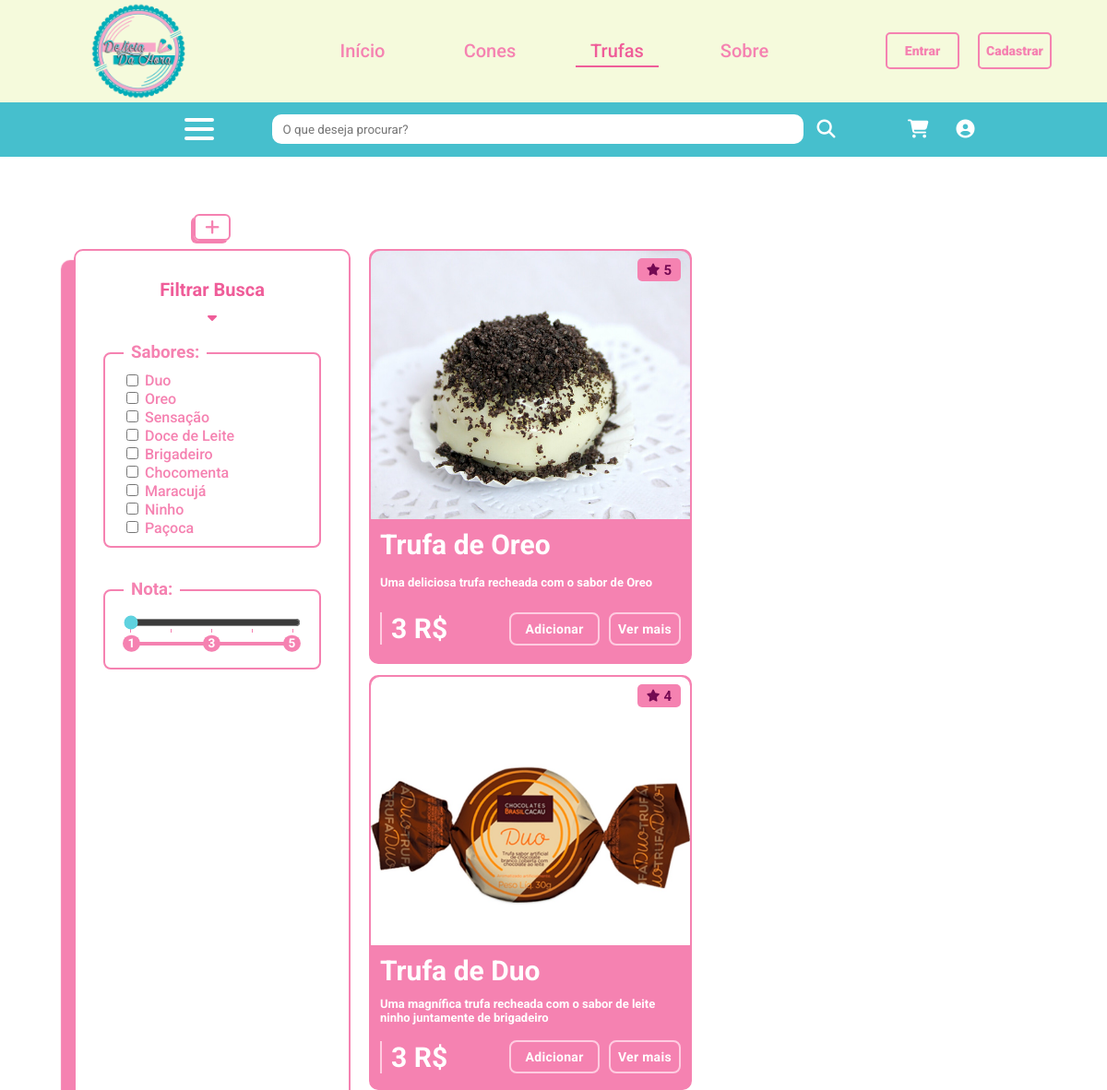
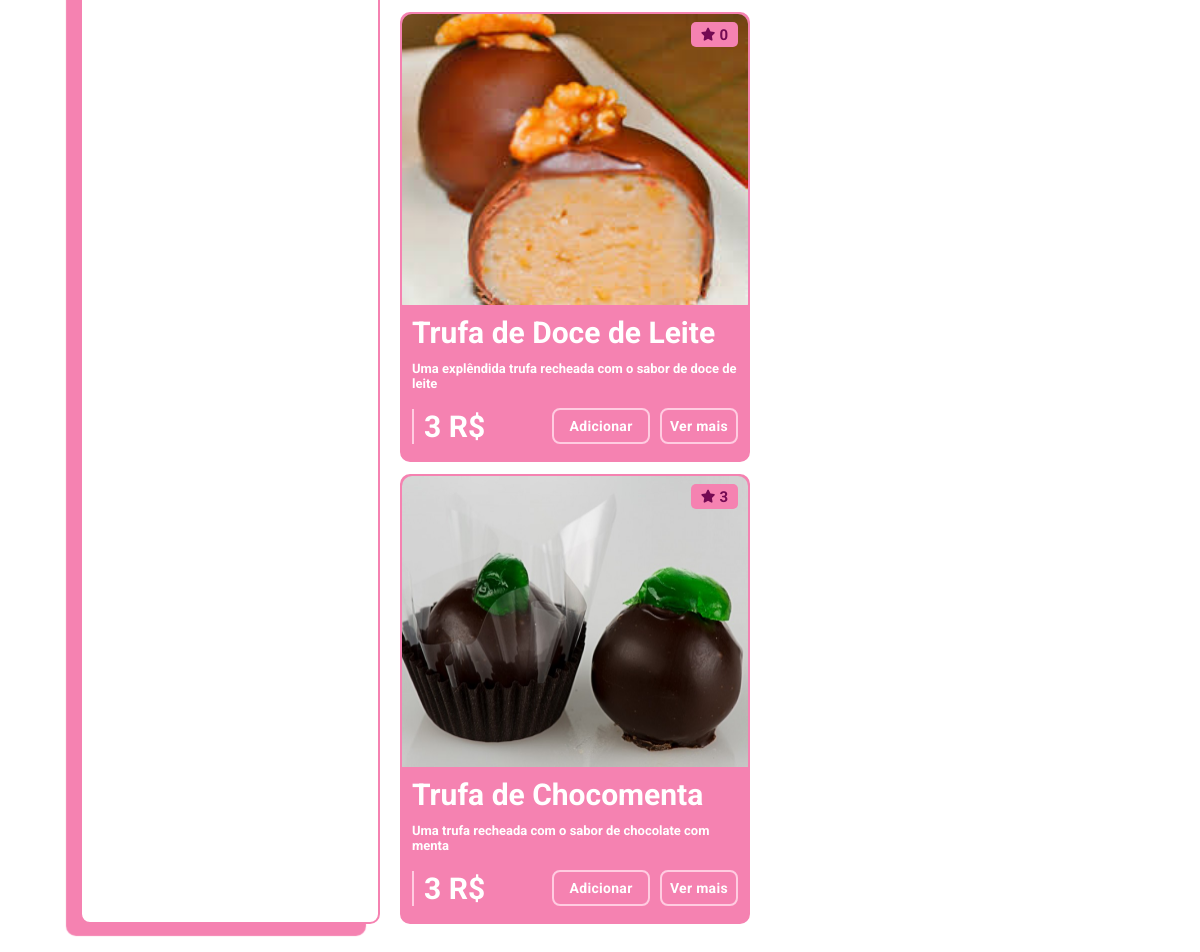
Screenshot of /trufas.php with the database file from the repository (2 pictures, top to bottom).
### tables this page shows
CREATE TABLE `trufas` (
  `id_Trufa` int(10) NOT NULL,
  `nome_Trufa` varchar(200) DEFAULT NULL,
  `valor_Trufa` float DEFAULT NULL,
  `descricao_Trufa` varchar(200) DEFAULT NULL,
  `img_Trufa` varchar(200) DEFAULT NULL,
  `promo_Trufa` varchar(200) DEFAULT NULL,
  `desconto_Trufa` int(10) DEFAULT NULL,
  `clasfic_Trufa` float DEFAULT NULL,
  `sabor_Trufa` varchar(50) NOT NULL
);

### trufas.php (the view, shortened to what this page needs)
<?php
    include "header.php";
    $pdo = mysql_pdo_conn();
    $stmt = $pdo->query("SELECT * FROM trufas");
    try{
        $stmt->execute();
    } catch(Exception $e) {
        echo $e->getMessage();
    }
    $infos = $stmt->fetchAll(PDO::FETCH_ASSOC);
?>
        <div class="bg_Cone">
            <div class="btnAdmin">
				<button type="button" onclick="verMaisAdm(this)"><i class="fa-solid fa-plus"></i></button>
			</div>
            <aside class="filtro_Aside">
                <h2>Filtrar Busca</h2>
                <i class="fa-solid fa-caret-down"></i>
                <div class="filtroTipo">
                    <h3 class="tituloFiltro">Sabores:</h3>
                    <div class="tipoNormal">
                            <div class="saborDuo trufaDuo">
                                <input id="cbDuotrufa" type="checkbox" name="cbDuo" onchange="clickCB(this)" value="Duo">
                                <label for="cbDuo">Duo</label>
                            </div>
                            <div class="saborOreo">
                                <input type="checkbox" name="cbOreo" onchange="clickCB(this)" value="Oreo">
                                <label for="cbOreo">Oreo</label>
                            </div>
                            <div class="saborSensacao">
                                <input type="checkbox" name="cbSensacao" onchange="clickCB(this)" value="Sensação">
                                <label for="cbSensacao">Sensação</label>
                            </div>
                            <div class="saborDoceleite">
                                <input type="checkbox" name="cbDoceleite" onchange="clickCB(this)" value="DocedeLeite">
                                <label for="cbDoceleite">Doce de Leite</label>
                            </div>
                            <div class="saborBrigadeiro">
                                <input type="checkbox" name="cbBrigadeiro" onchange="clickCB(this)" value="Brigadeiro">
                                <label for="cbBrigadeiro">Brigadeiro</label>
                            </div>
                            <div class="saborChocomenta">
                                <input type="checkbox" name="cbChocomenta" onchange="clickCB(this)" value="Chocomenta">
                                <label for="cbChocomenta">Chocomenta</label>
                            </div>
                            <div class="saborMaracuja">
                                <input type="checkbox" name="cbMaracuja" onchange="clickCB(this)" value="Maracujá">
                                <label for="cbMaracuja">Maracujá</label>
                            </div>
                            <div class="saborNinho">
                                <input type="checkbox" name="cbNinho" onchange="clickCB(this)" value="Ninho">
                                <label for="cbNinho">Ninho</label>
                            </div>
                            <div class="saborPacoca">
                                <input type="checkbox" name="cbPacoca" onchange="clickCB(this)" value="Paçoca">
                                <label for="cbPacoca">Paçoca</label>
                            </div>
                     </div>
                </div>
                <div class="filtroNota">
                    <h3 class="tituloFiltro">Nota:</h3>
                    <div class="medidor">
                        <input type="range" name="medidaInput" min="1" max="5" list="pontinhos" id="medidaInput" value="1" onchange="checaNota(this)">
                        <datalist id="pontinhos">
                            <option value="1">1</option>
                            <option value="2">2</option>
                            <option value="3">3</option>
                            <option value="4">4</option>
                            <option value="5">5</option>
                        </datalist>
                    </div>
                </div>
            </aside>
            <div class="container_Cone">
    <?php
    if(isset($infos)) :
        foreach ($infos as $info) :
            $Cone_Trufa = "Trufa";
            $saborCone = $info['sabor_Trufa'];
            $AVG = $pdo->prepare("SELECT AVG(nota_Review) FROM reviews WHERE sabor_Review = '$saborCone' AND tipo_Review = '$Cone_Trufa'");
            $AVG->execute();
            $row = $AVG->fetch(PDO::FETCH_ASSOC);
            $AVGCones = $row['AVG(nota_Review)'];
            $AVGRound = round($AVGCones, 0);
            if (empty($info['img_Trufa'])){
                $imagem = "no-image.png";
            }else{
                $imagem = $info['img_Trufa'];
            }
        ?>
        <div class="produto">
            <div class="nota">
                <i class="fa-solid fa-star"></i>
                <span class="modalInfo"> <?php echo $AVGRound ?> </span>
            </div>
            <img class="prodImg modalInfo_img" src="imagens/<?php echo $imagem; ?>">
            <div class="prodInfos">
                <h2 class="nomeProd modalInfo"> <?php echo $info['nome_Trufa']; ?> </h2>
                <h3 class="descProd modalInfo"> <?php echo $info['descricao_Trufa']; ?> </h3>
                <div class="prodBtns">
                    <h2 class="valorProd modalInfo"> <?php echo $info['valor_Trufa']; ?> R$</h2>
                    <form class="carrinho" action="redirect.php" method="post">
                        <button type="submit" class="btnAdd">Adicionar</button>
                    </form>
                    <button type="button" class="btnVer" onclick="verMais(this)">Ver mais</button>
                </div>
            </div>
        </div>
     <?php
     endforeach;
     ?>
     </div>
     </div>
    <?php else : ?>
    <h1>Não há itens disponíveis.</h1>
    <?php endif;
    ?>

### css/styleVariables.css (style rules this page uses)
* { padding: 0; margin: 0; box-sizing: border-box; text-decoration: none; font-family: 'Roboto', sans-serif; }
:root { --bg-color-light: #fcffee; --bg-color: #f5fadc; --secondary-color: #46bfcd; --secondary-color-hover: #5fd2df; --secondary-color-click: #009daf; --primary-color: #f582b1; --primary-color-hover: #ffa5ca; --primary-color-click: #ef5d99; --terciary-color: #fff; --terciary-color-hover: #d3f4ff; --terciary-color-click: #3f90c7; --fs-small: 1.4rem; --fs-small-G: 1.8rem; --fs-medium: 2rem; --fs-medium-G: 2.5rem; --fs-big: 3rem; --fs-highlighted: 4rem; --top-position: 0px; }

### css/styleIndex.css (style rules this page uses)
html { font-size: 62.5%; }
html, body { overflow-x: hidden; scroll-behavior: smooth; }

### css/styleTrufas.css (style rules this page uses)
.trufaDuo { display: flex; justify-content: start; align-items: self-end; }
#cbDuotrufa { margin-right: 0.7rem; }

### rows the page displays
trufas: AVGRound "5", img_Trufa (picture), nome_Trufa "Trufa de Oreo", descricao_Trufa "Uma deliciosa trufa recheada com o sabor de Oreo", valor_Trufa "3"
trufas: AVGRound "4", img_Trufa (picture), nome_Trufa "Trufa de Duo", descricao_Trufa "Uma magnífica trufa recheada com o sabor de leite ninho juntamente de brigadeiro", valor_Trufa "3"
trufas: AVGRound "0", img_Trufa (picture), nome_Trufa "Trufa de Doce de Leite", descricao_Trufa "Uma explêndida trufa recheada com o sabor de doce de leite", valor_Trufa "3"
trufas: AVGRound "3", img_Trufa (picture), nome_Trufa "Trufa de Chocomenta", descricao_Trufa "Uma trufa recheada com o sabor de chocolate com menta", valor_Trufa "3"
